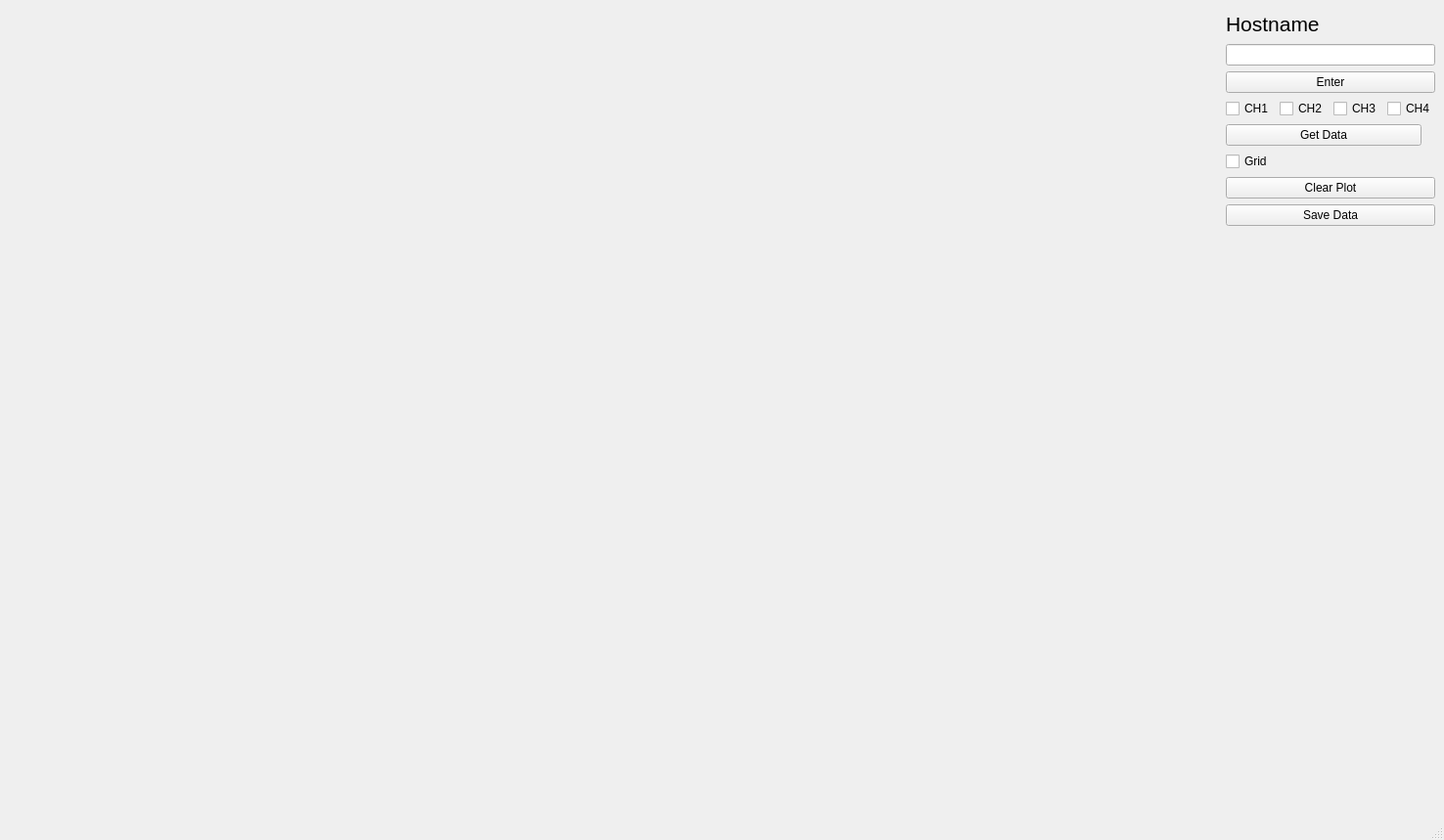
<?xml version="1.0" encoding="UTF-8"?>
<ui version="4.0">
 <class>MainWindow</class>
 <widget class="QMainWindow" name="MainWindow">
  <property name="geometry">
   <rect>
    <x>0</x>
    <y>0</y>
    <width>1476</width>
    <height>859</height>
   </rect>
  </property>
  <property name="windowTitle">
   <string>MainWindow</string>
  </property>
  <widget class="QWidget" name="centralwidget">
   <layout class="QGridLayout" name="gridLayout">
    <item row="0" column="0">
     <layout class="QHBoxLayout" name="horizontalLayout_2">
      <item>
       <widget class="QWidget" name="widget" native="true">
        <property name="sizePolicy">
         <sizepolicy hsizetype="Expanding" vsizetype="Expanding">
          <horstretch>1</horstretch>
          <verstretch>0</verstretch>
         </sizepolicy>
        </property>
       </widget>
      </item>
      <item>
       <layout class="QVBoxLayout" name="verticalLayout">
        <property name="sizeConstraint">
         <enum>QLayout::SetDefaultConstraint</enum>
        </property>
        <item>
         <widget class="QLabel" name="label">
          <property name="sizePolicy">
           <sizepolicy hsizetype="MinimumExpanding" vsizetype="MinimumExpanding">
            <horstretch>0</horstretch>
            <verstretch>0</verstretch>
           </sizepolicy>
          </property>
          <property name="minimumSize">
           <size>
            <width>0</width>
            <height>20</height>
           </size>
          </property>
          <property name="maximumSize">
           <size>
            <width>100</width>
            <height>30</height>
           </size>
          </property>
          <property name="font">
           <font>
            <pointsize>16</pointsize>
           </font>
          </property>
          <property name="text">
           <string>Hostname</string>
          </property>
         </widget>
        </item>
        <item>
         <widget class="QLineEdit" name="lineEdit">
          <property name="maximumSize">
           <size>
            <width>300</width>
            <height>16777215</height>
           </size>
          </property>
         </widget>
        </item>
        <item>
         <widget class="QPushButton" name="pushButton_2">
          <property name="text">
           <string>Enter</string>
          </property>
         </widget>
        </item>
        <item>
         <layout class="QHBoxLayout" name="horizontalLayout">
          <property name="sizeConstraint">
           <enum>QLayout::SetDefaultConstraint</enum>
          </property>
          <item>
           <widget class="QCheckBox" name="checkBox_CH1">
            <property name="minimumSize">
             <size>
              <width>20</width>
              <height>0</height>
             </size>
            </property>
            <property name="maximumSize">
             <size>
              <width>60</width>
              <height>16777215</height>
             </size>
            </property>
            <property name="text">
             <string>CH1</string>
            </property>
           </widget>
          </item>
          <item>
           <widget class="QCheckBox" name="checkBox_CH2">
            <property name="maximumSize">
             <size>
              <width>60</width>
              <height>16777215</height>
             </size>
            </property>
            <property name="text">
             <string>CH2</string>
            </property>
           </widget>
          </item>
          <item>
           <widget class="QCheckBox" name="checkBox_CH3">
            <property name="maximumSize">
             <size>
              <width>60</width>
              <height>16777215</height>
             </size>
            </property>
            <property name="text">
             <string>CH3</string>
            </property>
           </widget>
          </item>
          <item>
           <widget class="QCheckBox" name="checkBox_CH4">
            <property name="maximumSize">
             <size>
              <width>60</width>
              <height>16777215</height>
             </size>
            </property>
            <property name="text">
             <string>CH4</string>
            </property>
           </widget>
          </item>
         </layout>
        </item>
        <item>
         <widget class="QPushButton" name="pushButton">
          <property name="maximumSize">
           <size>
            <width>200</width>
            <height>16777215</height>
           </size>
          </property>
          <property name="text">
           <string>Get Data</string>
          </property>
         </widget>
        </item>
        <item>
         <widget class="QCheckBox" name="checkBox_5">
          <property name="text">
           <string>Grid</string>
          </property>
         </widget>
        </item>
        <item>
         <widget class="QPushButton" name="pushButton_ClearPlot">
          <property name="text">
           <string>Clear Plot</string>
          </property>
         </widget>
        </item>
        <item>
         <widget class="QPushButton" name="pushButton_saveData">
          <property name="text">
           <string>Save Data</string>
          </property>
         </widget>
        </item>
        <item>
         <spacer name="verticalSpacer">
          <property name="orientation">
           <enum>Qt::Vertical</enum>
          </property>
          <property name="sizeHint" stdset="0">
           <size>
            <width>20</width>
            <height>40</height>
           </size>
          </property>
         </spacer>
        </item>
       </layout>
      </item>
     </layout>
    </item>
   </layout>
  </widget>
  <widget class="QMenuBar" name="menubar">
   <property name="geometry">
    <rect>
     <x>0</x>
     <y>0</y>
     <width>1476</width>
     <height>21</height>
    </rect>
   </property>
  </widget>
  <widget class="QStatusBar" name="statusbar"/>
 </widget>
 <resources/>
 <connections/>
</ui>
